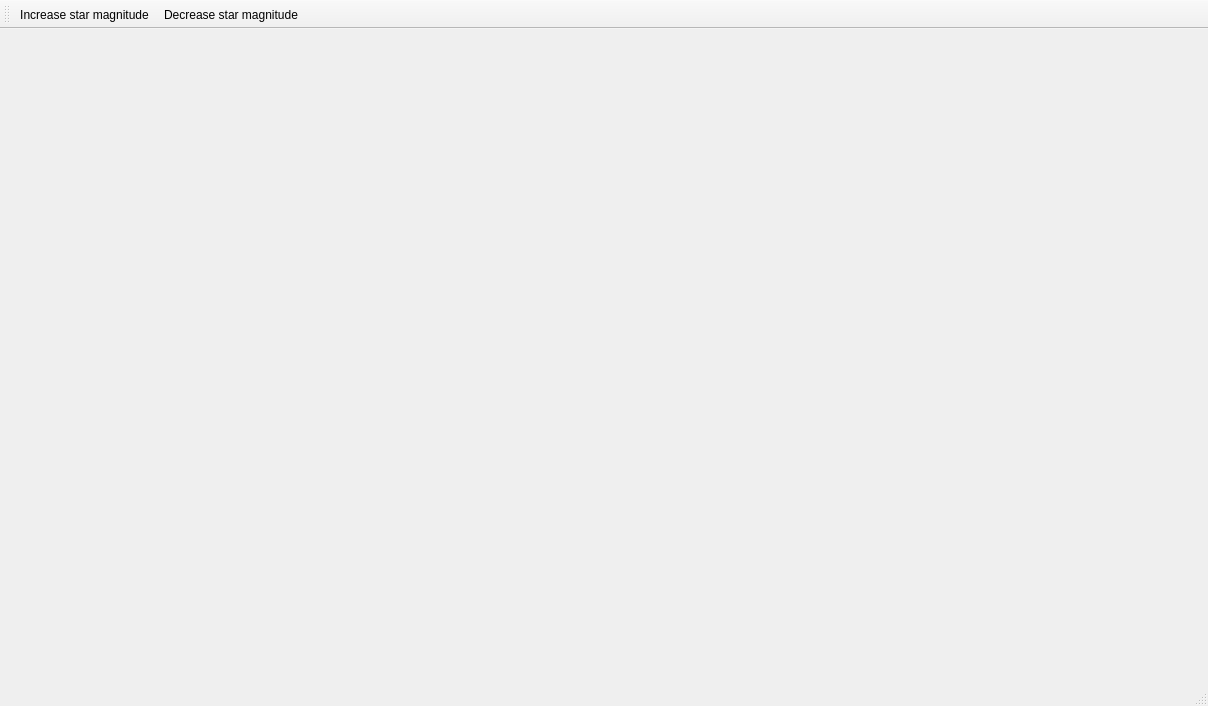
<?xml version="1.0" encoding="UTF-8"?>
<ui version="4.0">
 <class>MainWindow</class>
 <widget class="QMainWindow" name="MainWindow">
  <property name="geometry">
   <rect>
    <x>0</x>
    <y>0</y>
    <width>1208</width>
    <height>706</height>
   </rect>
  </property>
  <property name="windowTitle">
   <string>MainWindow</string>
  </property>
  <widget class="QWidget" name="centralWidget"/>
  <widget class="QMenuBar" name="menuBar">
   <property name="geometry">
    <rect>
     <x>0</x>
     <y>0</y>
     <width>1208</width>
     <height>21</height>
    </rect>
   </property>
  </widget>
  <widget class="QToolBar" name="mainToolBar">
   <attribute name="toolBarArea">
    <enum>TopToolBarArea</enum>
   </attribute>
   <attribute name="toolBarBreak">
    <bool>false</bool>
   </attribute>
   <addaction name="actionIncrease_star_magnitude"/>
   <addaction name="actionDecrease_star_magnitude"/>
  </widget>
  <widget class="QStatusBar" name="statusBar"/>
  <action name="actionIncrease_star_magnitude">
   <property name="text">
    <string>Increase star magnitude</string>
   </property>
   <property name="toolTip">
    <string>Show more stars</string>
   </property>
  </action>
  <action name="actionDecrease_star_magnitude">
   <property name="text">
    <string>Decrease star magnitude</string>
   </property>
   <property name="toolTip">
    <string>Show less stars</string>
   </property>
  </action>
 </widget>
 <layoutdefault spacing="6" margin="11"/>
 <resources/>
 <connections/>
</ui>
